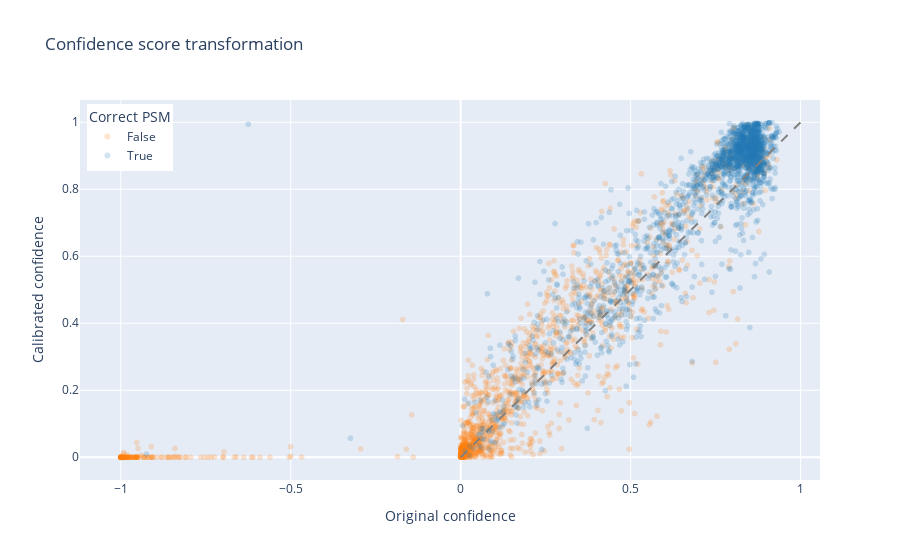

Notebook cell for this chart:
### Code cell
# JVG: interactive version
import plotly.express as px

# Prepare the data with predictions and ground truth
data = test_dataset.metadata[
    ["confidence", "calibrated_confidence", "correct", "prediction_untokenised", "sequence_untokenised"]
].copy(deep=True)
data = data.dropna(subset=["confidence", "calibrated_confidence", "correct"])
data["correct"] = data["correct"].map({True: "True", False: "False"})

# Define the same colour mapping as seaborn (blue for True, orange for False)
color_map = {"True": "#1f77b4", "False": "#ff7f0e"}

# Create interactive scatter plot
fig = px.scatter(
    data,
    x="confidence",
    y="calibrated_confidence",
    color="correct",
    color_discrete_map=color_map,
    hover_data={
        "prediction_untokenised": True,
        "sequence_untokenised": True,
        "confidence": ":.3f",
        "calibrated_confidence": ":.3f",
    },
    opacity=0.2,
    title="Confidence score transformation",
    labels={
        "confidence": "Original confidence",
        "calibrated_confidence": "Calibrated confidence",
        "correct": "Correct PSM",
        "prediction_untokenised": "Predicted peptide",
        "sequence_untokenised": "Ground truth peptide",
    },
)

# Add diagonal line y=x
fig.add_shape(
    type="line",
    x0=0,
    y0=0,
    x1=1,
    y1=1,
    line=dict(color="grey", dash="dash"),
)

# Legend
fig.update_layout(
    legend_title_text="Correct PSM",
    legend=dict(
        yanchor="top",
        y=0.99,
        xanchor="left",
        x=0.01
    ),
)

fig.show()

### Figure 1 — Plotly figure (JSON) as saved in the notebook; plotly's stock layout.template omitted (floating-point values rounded to 4 significant figures; data arrays with more than 128 entries replaced by an {"elided": "..."} marker saying what was removed)
{"data": [{"customdata": {"elided": "1665x2 str values"}, "hovertemplate": "Correct PSM=False<br>Original confidence=%{x:.3f}<br>Calibrated confidence=%{y:.3f}<br>Predicted peptide=%{customdata[0]}<br>Ground truth peptide=%{customdata[1]}<extra></extra>", "legendgroup": "False", "marker": {"color": "#ff7f0e", "opacity": 0.2, "symbol": "circle"}, "mode": "markers", "name": "False", "showlegend": true, "type": "scattergl", "x": {"elided": "1665 float values"}, "xaxis": "x", "y": {"elided": "1665 float values"}, "yaxis": "y"}, {"customdata": {"elided": "1886x2 str values"}, "hovertemplate": "Correct PSM=True<br>Original confidence=%{x:.3f}<br>Calibrated confidence=%{y:.3f}<br>Predicted peptide=%{customdata[0]}<br>Ground truth peptide=%{customdata[1]}<extra></extra>", "legendgroup": "True", "marker": {"color": "#1f77b4", "opacity": 0.2, "symbol": "circle"}, "mode": "markers", "name": "True", "showlegend": true, "type": "scattergl", "x": {"elided": "1886 float values"}, "xaxis": "x", "y": {"elided": "1886 float values"}, "yaxis": "y"}], "layout": {"legend": {"title": {"text": "Correct PSM"}, "tracegroupgap": 0, "x": 0.01, "xanchor": "left", "y": 0.99, "yanchor": "top"}, "shapes": [{"line": {"color": "grey", "dash": "dash"}, "type": "line", "x0": 0, "x1": 1, "y0": 0, "y1": 1}], "title": {"text": "Confidence score transformation"}, "xaxis": {"anchor": "y", "domain": [0, 1], "title": {"text": "Original confidence"}}, "yaxis": {"anchor": "x", "domain": [0, 1], "title": {"text": "Calibrated confidence"}}}}
